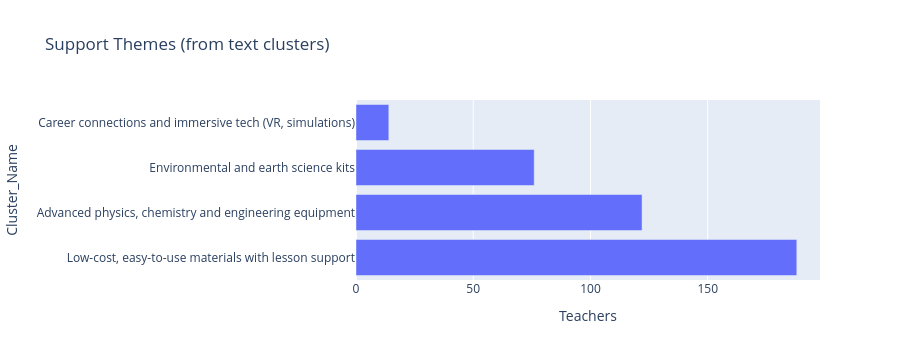

Notebook code cell kept with this figure:
### Markdown cell above
### Figure 3: Support themes

### Code cell
theme_counts = df["Cluster_Name"].value_counts().reset_index(name="Teachers")

fig3 = px.bar(theme_counts, x="Teachers", y="Cluster_Name", orientation="h",
              title="Support Themes (from text clusters)")
fig3.show()

### Figure 1 — Plotly figure (JSON) as saved in the notebook; plotly's stock layout.template omitted (floating-point values rounded to 4 significant figures)
{"data": [{"hovertemplate": "Teachers=%{x}<br>Cluster_Name=%{y}<extra></extra>", "legendgroup": "", "marker": {"color": "#636efa", "pattern": {"shape": ""}}, "name": "", "orientation": "h", "showlegend": false, "textposition": "auto", "type": "bar", "x": [188, 122, 76, 14], "xaxis": "x", "y": ["Low-cost, easy-to-use materials with lesson support", "Advanced physics, chemistry and engineering equipment", "Environmental and earth science kits", "Career connections and immersive tech (VR, simulations)"], "yaxis": "y"}], "layout": {"barmode": "relative", "height": 360, "legend": {"tracegroupgap": 0}, "title": {"text": "Support Themes (from text clusters)"}, "xaxis": {"anchor": "y", "autorange": true, "domain": [0, 1], "range": [0, 197.9], "title": {"text": "Teachers"}, "type": "linear"}, "yaxis": {"anchor": "x", "autorange": true, "domain": [0, 1], "range": [-0.5, 3.5], "title": {"text": "Cluster_Name"}, "type": "category"}}}
